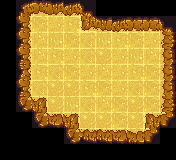

A level layout from a 2D game, rendered from its tile map. Below: a short description, then the map file with its tile-grid data intact:
An orthogonal 11x10 tile map with 16x16 px tiles, 1 tile layer (Ground) and 6 objects (2x BLOCK, HERO, SWITCH, STAIRS, DOOR_SWITCHED).

<map version="1.10" tiledversion="1.10.2" orientation="orthogonal" renderorder="right-down" width="11" height="10" tilewidth="16" tileheight="16" infinite="0" nextlayerid="4" nextobjectid="9">
 <properties>
  <property name="DIRECTIONS" value="LLLLLLLLUUUU" />
  <property name="ITEMS" value="BLOCK,BLOCK" />
  <property name="NAME" value="Less familiar, but exciting nonetheless" />
 </properties>
 <tileset firstgid="1" source="../level16.tsx" />
 <layer id="1" name="Ground" width="11" height="10">
  <data encoding="csv">
0,1,3,2,6,9,0,0,0,0,0,
0,46,15,14,13,3221225500,4,6,7,7,9,
0,46,12,11,15,16,11,13,15,14,38,
0,46,12,13,14,16,17,14,11,12,18,
0,10,13,16,15,14,12,14,13,15,18,
0,46,16,17,17,13,15,14,16,15,18,
0,19,28,17,11,16,12,15,17,15,38,
0,0,19,20,28,17,17,15,17,2147483676,27,
0,0,0,0,19,21,25,20,23,27,0,
0,0,0,0,0,0,0,0,0,0,0
</data>
 </layer>
 <objectgroup id="2" name="Puzzle">
  <object id="3" name="HERO" x="119.458" y="71.7665">
   <point />
  </object>
  <object id="4" name="SWITCH" x="71.308" y="71.5373">
   <point />
  </object>
  <object id="5" name="STAIRS" x="86.8994" y="39.6665">
   <point />
  </object>
  <object id="6" name="DOOR_SWITCHED" x="87.1287" y="54.3408">
   <point />
  </object>
 </objectgroup>
 <objectgroup id="3" name="Solution">
  <object id="7" name="BLOCK" x="54.3408" y="71.9958">
   <point />
  </object>
  <object id="8" name="BLOCK" x="86.2116" y="68.7858">
   <point />
  </object>
 </objectgroup>
</map>
